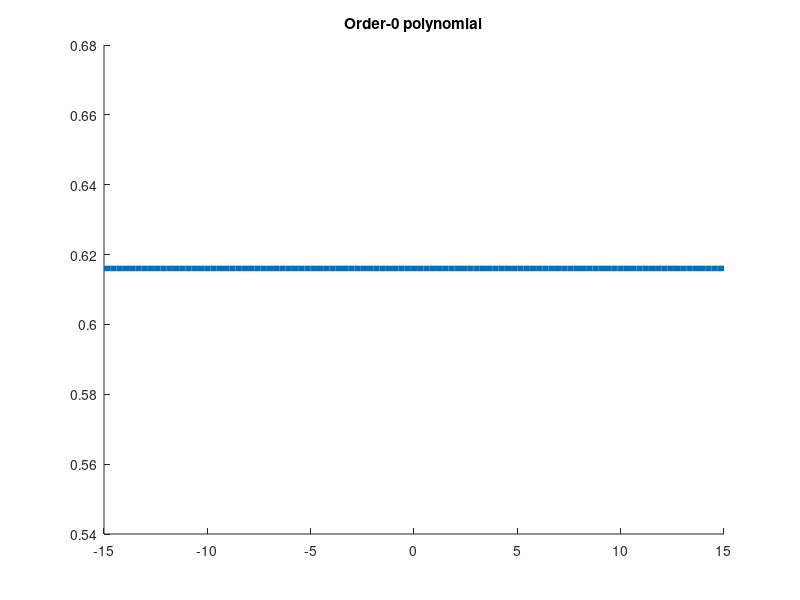
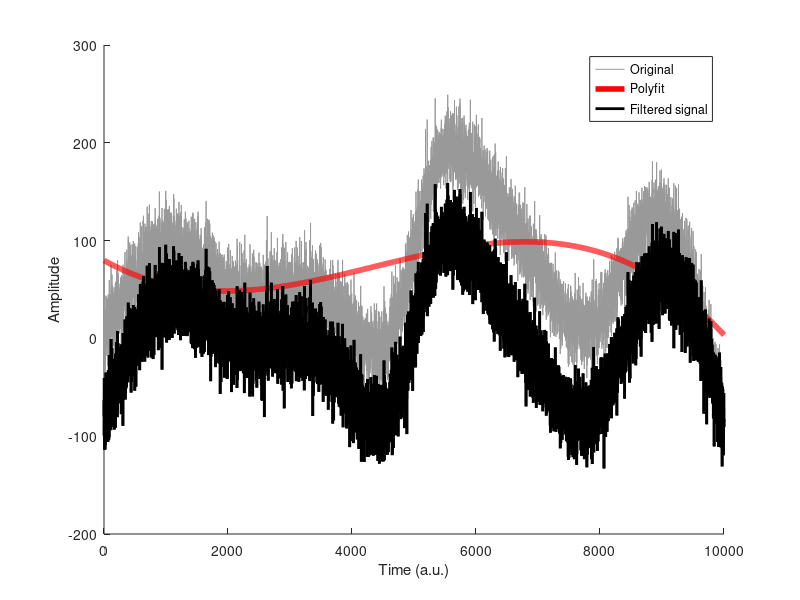
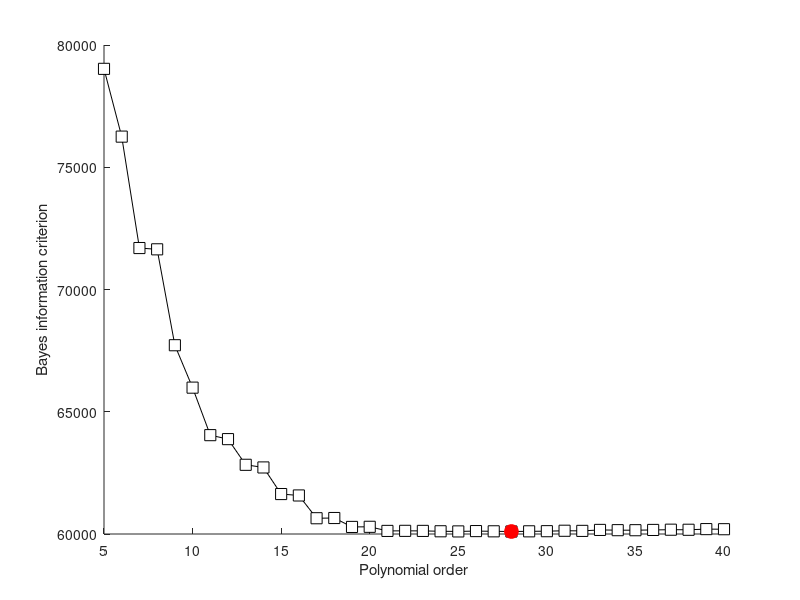
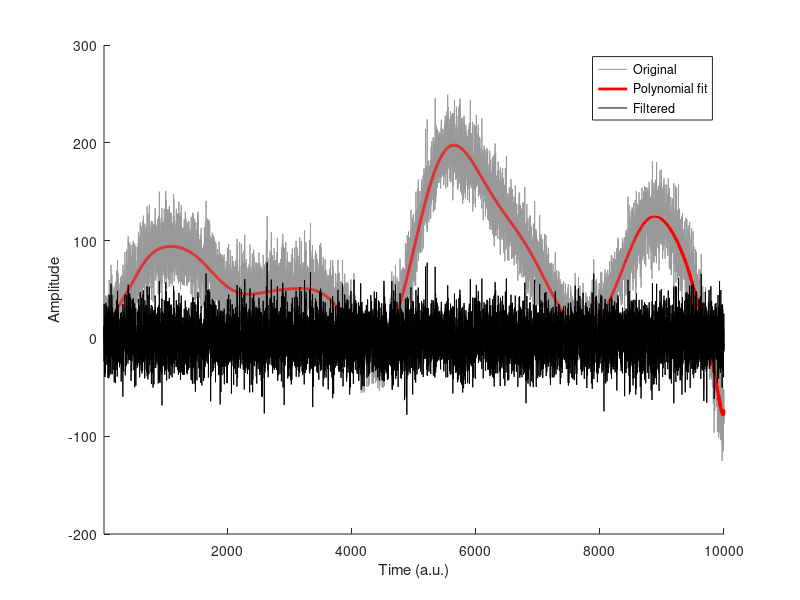

Reproduce these figures in MATLAB, in order.
%% polynomial intuition

order = 0;
x = linspace(-15,15,100);

y = zeros(size(x));

for i=1:order+1
    y = y + randn*x.^(i-1);
end

figure(1), clf
hold on
plot(x,y,'linew',4)
title([ 'Order-' num2str(order) ' polynomial' ])


%% generate signal with slow polynomial artifact

n = 10000;
t = (1:n)';
k = 10; % number of poles for random amplitudes
slowdrift = interp1(100*randn(k,1),linspace(1,k,n),'pchip')';
signal = slowdrift + 20*randn(n,1);


figure(2), clf, hold on
h = plot(t,signal);
set(h,'color',[1 1 1]*.6)
xlabel('Time (a.u.)'), ylabel('Amplitude')

%% fit a 3-order polynomial

% polynomial fit (returns coefficients)
p = polyfit(t,signal,3);

% predicted data is evaluation of polynomial
yHat = polyval(p,t);

% compute residual (the cleaned signal)
residual = signal - yHat;


% now plot the fit (the function that will be removed)
plot(t,yHat,'r','linew',4)
plot(t,residual,'k','linew',2)

legend({'Original';'Polyfit';'Filtered signal'})

%%

%% Bayes information criterion to find optimal order

% possible orders
orders = (5:40)';

% sum of squared errors (sse is reserved!)
sse1 = zeros(length(orders),1); 

% loop through orders
for ri=1:length(orders)
    
    % compute polynomial (fitting time series)
    yHat = polyval(polyfit(t,signal,orders(ri)),t);
    
    % compute fit of model to data (sum of squared errors)
    sse1(ri) = sum( (yHat-signal).^2 )/n;
end

% Bayes information criterion
bic = n*log(sse1) + orders*log(n);

% best parameter has lowest BIC
[bestP,idx] = min(bic);

% would continue getting smaller without adding parameters

% plot the BIC
figure(4), clf, hold on
plot(orders,bic,'ks-','markerfacecolor','w','markersize',8)
plot(orders(idx),bestP,'ro','markersize',10,'markerfacecolor','r')
xlabel('Polynomial order'), ylabel('Bayes information criterion')
zoom on

%% now repeat filter for best (smallest) BIC

% polynomial fit
polycoefs = polyfit(t,signal,orders(idx));

% estimated data based on the coefficients
yHat = polyval(polycoefs,t);

% filtered signal is residual
filtsig = signal - yHat;


%%% plotting
figure(5), clf, hold on
h = plot(t,signal);
set(h,'color',[1 1 1]*.6)
plot(t,yHat,'r','linew',2)
plot(t,filtsig,'k')
set(gca,'xlim',t([1 end]))

xlabel('Time (a.u.)'), ylabel('Amplitude')
legend({'Original';'Polynomial fit';'Filtered'})

%% done.
